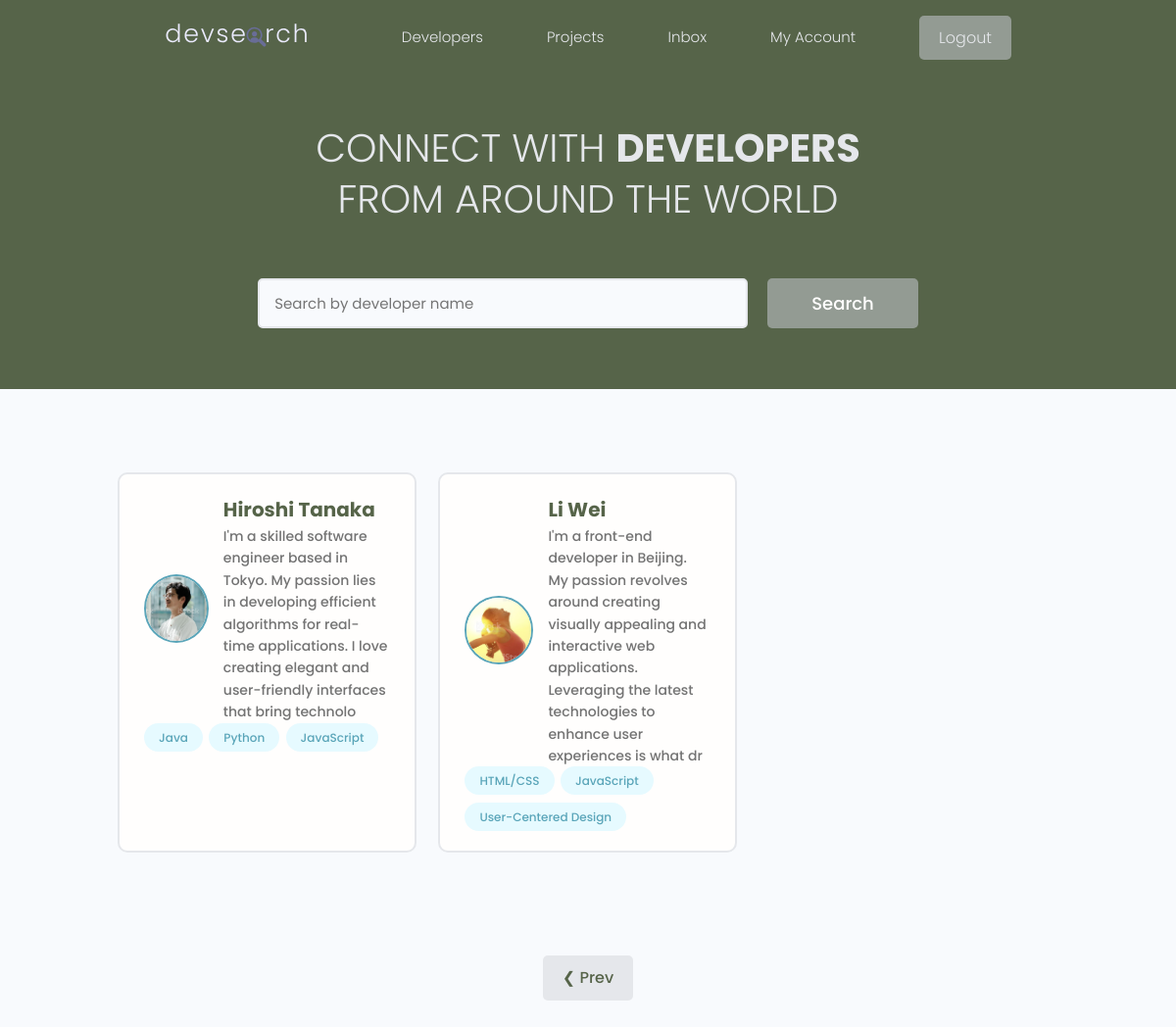
Page /?page=2 (signed in) on the committed database.
### users/models.py (models this page shows, shortened)
class Profile(models.Model):
    user = models.OneToOneField(User, on_delete=models.CASCADE, null=True,
                                blank=True)  # Any time an user is deleted, the profile is deleted as well
    name = models.CharField(max_length=200, null=True, blank=True)
    email = models.EmailField(max_length=500, blank=True, null=True)
    username = models.CharField(max_length=200, null=True, blank=True)
    location = models.CharField(max_length=200, null=True, blank=True)
    short_intro = models.CharField(max_length=200, null=True, blank=True)
    bio = models.TextField(blank=True, null=True)
    profile_image = models.ImageField(null=True, blank=True, upload_to="profiles/", default="profiles/default.png")
    social_github = models.CharField(max_length=200, null=True, blank=True)
    social_linkedin = models.CharField(max_length=200, null=True, blank=True)
    social_twitter = models.CharField(max_length=200, null=True, blank=True)
    social_youtube = models.CharField(max_length=200, null=True, blank=True)
    social_website = models.CharField(max_length=200, null=True, blank=True)
    created = models.DateTimeField(auto_now_add=True)
    id = models.UUIDField(default=uuid.uuid4, unique=True, primary_key=True, editable=False)

class Skill(models.Model):
    owner = models.ForeignKey(Profile, on_delete=models.CASCADE, null=True, blank=True)
    name = models.CharField(max_length=200, null=True, blank=True)
    description = models.TextField(null=True, blank=True)
    created = models.DateTimeField(auto_now_add=True)
    id = models.UUIDField(default=uuid.uuid4, unique=True, primary_key=True, editable=False)
    def __str__(self):
        return str(self.name)

### users/views.py (the view)
# urls.py: path('', views.profiles, name='profiles'),
def profiles(request):
    profiles, search_query = searchProfiles(request)
    custom_range, profiles = paginateProfiles(request, profiles, 6)
    context = {'profiles': profiles, 'search_query': search_query, custom_range: 'custom_range'}
    return render(request, 'users/profiles.html', context)

### users/utils.py (called while the page is built)
def paginateProfiles(request, profiles, results):
    page = request.GET.get('page')
    paginator = Paginator(profiles, results)
    try:
        profiles = paginator.page(page)
    except PageNotAnInteger:
        page = 1
        profiles = paginator.page(page)
    except EmptyPage:
        page = paginator.num_pages
        profiles = paginator.page(page)
    leftIndex = (int(page) - 4)
    if leftIndex < 1:
        leftIndex = 1
    rightIndex = (int(page) + 5)
    if rightIndex > paginator.num_pages:
        rightIndex = paginator.num_pages + 1
    custom_range = range(leftIndex, rightIndex)
    return custom_range, profiles

def searchProfiles(request):
    search_query = ''
    if request.GET.get('search_query'):
        search_query = request.GET.get('search_query')
    skills = Skill.objects.filter(name__icontains=search_query)
    profiles = Profile.objects.distinct().filter(Q(name__icontains=search_query) |
                                                 Q(short_intro__icontains=search_query) |
                                                 Q(skill__in=skills)
                                                 )
    return profiles, search_query

### users/templates/users/profiles.html (shortened to what this page needs)
{% extends 'main.html' %}
{% block content %}
    <main class="home">
        <section class="hero-section text-center">
            <div class="container container--narrow">
                <div class="hero-section__box">
                    <h2>CONNECT WITH <span>DEVELOPERS</span></h2>
                    <h2>FROM AROUND THE WORLD</h2>
                </div>
                <div class="hero-section__search">
                    <form id="searchForm" class="form" action="{% url 'profiles' %}" method="get">
                        <div class="form__field">
                            <input class="input input--text" id="formInput#search" type="text" name="search_query"
                                   value="{{ search_query }}"placeholder="Search by developer name"/>
                        </div>
                        <input class="btn btn--sub btn--lg" type="submit" value="Search"/>
                    </form>
                </div>
            </div>
        </section>
        <section class="devlist">
            <div class="container">
                <div class="grid grid--three">
                    {% for profile in profiles %}
                        <div class="column card">
                            <div class="dev">
                                <a href="{% url 'user-profile' profile.id %}" class="card__body">
                                    <div class="dev__profile">
                                        <img class="avatar avatar--md"
                                             src="{{ profile.profile_image.url }}" alt="image"/>
                                        <div class="dev__meta">
                                            <h3>{{ profile.name }}</h3>
                                            <h5>{{ profile.short_intro }}</h5>
                                        </div>
                                    </div>
                                    <div class="dev__skills">
                                        {% for skill in profile.skill_set.all|slice:"3" %}
                                            <span class="tag tag--pill tag--main">
                                        <small>{{ skill }}</small>
                                      </span>
                                        {% endfor %}
                                    </div>
                                </a>
                            </div>
                        </div>
                    {% endfor %}
                </div>
            </div>
        </section>
    {% include 'pagination.html' with queryset=profiles custom_range=custom_range %}
    </main>
{% endblock content %}

### static/styles/app.css (style rules this page uses)
:root { --color-sub: #566449; }
.btn--sub { background-color: #939b93; }
.card { border: 2px solid var(--color-light); }
img { width: 100%; }
.hero-section { height: 40vh; display: flex; align-items: center; background-color: var(--color-sub); }
.hero-section__box { margin-bottom: 4rem; }
.hero-section__box > h2, .hero-section__box > h2 > span { font-size: 4rem; color: var(--color-light); line-height: 1.3; text-transform: uppercase; }
.hero-section__box > h2 { font-weight: 300; }
.hero-section__box > h2 > span { font-weight: 700; }
.hero-section__search > .form { display: flex; align-items: center; justify-content: center; gap: 2rem; }
.hero-section__search > .form input.input--text { width: 50rem; }
.devlist { margin-top: 8rem; }
.devlist .grid { align-items: stretch; }
.devlist .dev .dev__profile { display: flex; align-items: center; gap: 1.5rem; }
.devlist .dev .dev__meta h3 { color: var(--color-sub); font-size: 2rem; font-weight: 700; }
.devlist .dev .dev__meta h5 { color: var(--color-text); font-size: 1.4rem; font-weight: 500; }

### static/uikit/styles/modules/_variables.css (style rules this page uses)
:root { --color-main: #5aa5b9; --color-main-light: #e6faff; --color-sub: #3f4156; --color-sub-light: #51546e; --color-sub-lighter: #ededfd; --color-text: #737373; --color-gray: #8b8b8b; --color-light: #e5e7eb; --color-light-gray: #767676; --color-bg: #f8fafd; --color-white: #fffefd; --color-white-light: #f3f3f3; --color-success: #359e64; --color-success-bg: #def8e8; --color-error: #fc4b0b; --color-error-bg: #fff2ee; --font-base: 'Poppins', arial, helvetica, 'Segoe UI', roboto, ubuntu, sans-serif; --font-monospace: 'Fira Code', 'Courier New', courier, monospace; --font-regular: 300; --font-medium: 500; --font-bold: 700; --generic-shadow: 1px 1px 5px #00000010; --generic-transition: all 0.3s ease-in-out; }

### static/uikit/styles/modules/_base.css (style rules this page uses)
* { margin: 0; padding: 0; box-sizing: border-box; text-rendering: optimizeLegibility; color: inherit; font-size: inherit; }
html { font-size: 50%; }
@media only screen and (min-width: 480px) { html { font-size: 56.25%; } }
@media only screen and (min-width: 1200px) { html { font-size: 62.5%; } }
body { line-height: 1.6; font-weight: 400; font-size: 1.5rem; color: var(--color-text); background-color: var(--color-bg); min-height: 100vh; }

### static/uikit/styles/modules/_typography.css (style rules this page uses)
* { font-family: var(--font-base); }
h2 { font-size: 3.6rem; font-weight: var(--font-bold); }
h3 { font-size: 3.2rem; font-weight: var(--font-medium); }
h5 { font-size: 2.4rem; font-weight: var(--font-medium); }
h5, h6 { font-weight: var(--font-regular); }
p, span, strong { font-size: 1.6rem; color: var(--color-text); font-weight: var(--font-regular); }
a { padding-bottom: 2px; text-decoration: none; display: inline-block; color: var(--color-main); font-weight: var(--font-medium); }

### static/uikit/styles/modules/_utilities.css (style rules this page uses)
.container { width: 92%; max-width: 165rem; margin: 0 auto; box-sizing: border-box; }
.container--narrow { width: 92%; max-width: 120rem; }
@media screen and (min-width: 1000px) { .container { width: 90%; } }
@media screen and (min-width: 1000px) { .container--narrow { width: 85%; } }
@media screen and (min-width: 1200px) { .container { width: 80%; } }
@media screen and (min-width: 1200px) { .container--narrow { width: 72%; } }
.text-center { text-align: center; }

### static/uikit/styles/modules/_avatar.css (style rules this page uses)
.avatar { border-radius: 50%; border: 2px solid var(--color-main); object-fit: cover; }
.avatar--md { height: 7rem; width: 7rem; }

### static/uikit/styles/modules/_button.css (style rules this page uses)
.btn { display: inline-block; position: relative; cursor: pointer; background-color: var(--color-light); font-weight: var(--font-medium); color: var(--color-sub); text-decoration: none; padding: 1rem 2rem; border-radius: 0.5rem; border: none; width: -webkit-fit-content; width: -moz-fit-content; width: fit-content; height: -webkit-fit-content; height: -moz-fit-content; height: fit-content; font-size: 1.6rem; outline-width: 0; outline-color: transparent; -webkit-backface-visibility: hidden; backface-visibility: hidden; transition: all 0.3s ease-in-out; }
.btn--sub { background-color: var(--color-sub); color: var(--color-white); }
.btn--lg { font-size: 1.8rem; padding: 1.2rem 4.5rem; }

### static/uikit/styles/modules/_card.css (style rules this page uses)
.card { border-radius: 1rem; background-color: var(--color-white); border: 1.5px solid var(--color-light); width: auto; height: auto; margin-top: 0.5rem; margin-bottom: 0.5rem; overflow: hidden; }
.card__body, .card__header { padding: 2rem 2.5rem; }

### rows in the picture
Profile: profile_image (picture), name "Hiroshi Tanaka", short_intro "I'm a skilled software engineer based in Tokyo. My passion lies in developing efficient algorithms for real-time applications. I love creating elegant and user-friendly interfaces that bring technolo"
Skill: name "Java"
Skill: name "Python"
Skill: name "JavaScript"
Profile: profile_image (picture), name "Li Wei", short_intro "I'm a front-end developer in Beijing. My passion revolves around creating visually appealing and interactive web applications. Leveraging the latest technologies to enhance user experiences is what dr"
Skill: name "HTML/CSS"
Skill: name "JavaScript"
Skill: name "User-Centered Design"
